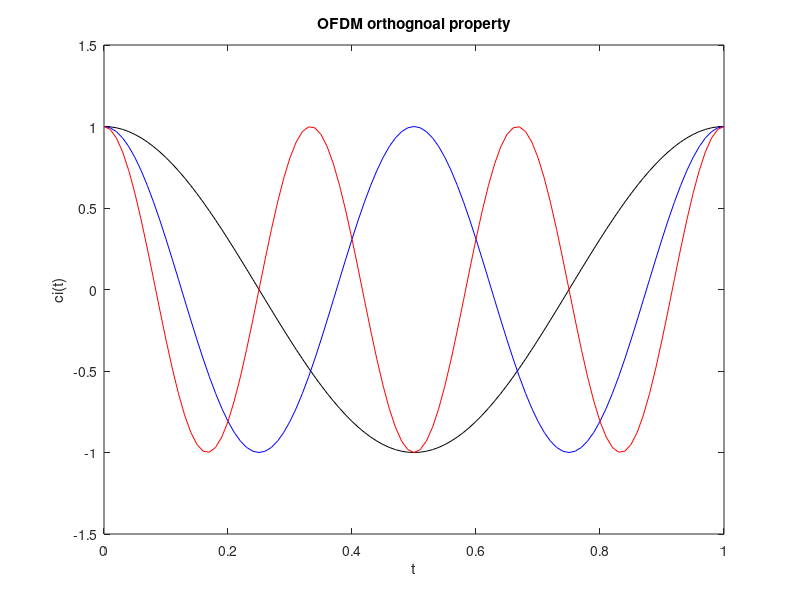

Write MATLAB code to recreate this figure.
clear;
t=0:0.01:1;
c1 = cos(2*pi*t);
c2 = cos(4*pi*t);
c3 = cos(6*pi*t);
plot(t,c1,'black');hold on
plot(t,c2,'blue');
plot(t,c3,'red');
axis([0,1,-1.5,1.5])
xlabel('t'); ylabel('ci(t)');
title('OFDM orthognoal property')'